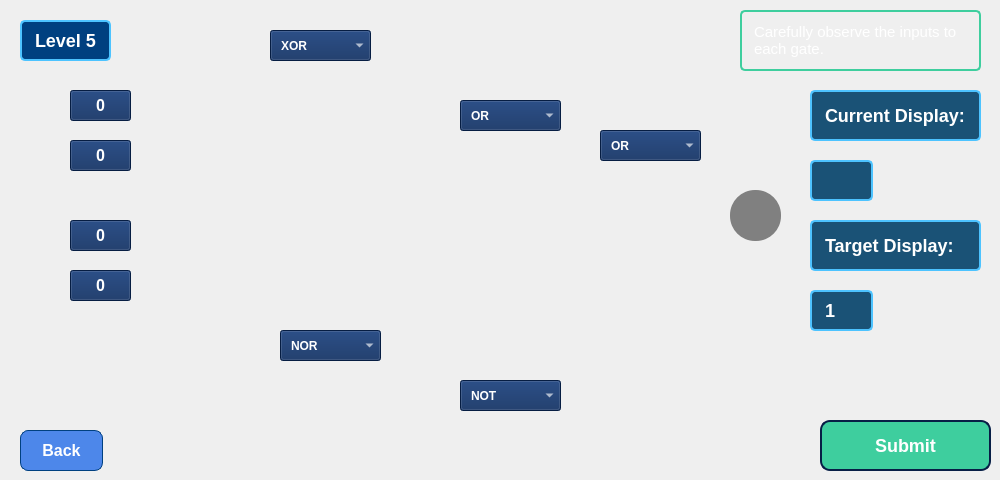
      <widget class="QWidget" name="level5Page">
       <widget class="QPushButton" name="level5BackButton">
        <property name="geometry">
         <rect>
          <x>20</x>
          <y>430</y>
          <width>83</width>
          <height>41</height>
         </rect>
        </property>
        <property name="styleSheet">
         <string notr="true">QPushButton{
    background-color: rgb(77, 135, 234); /* Darker Blue for Back Button */
    font-size: 16px;
    font-weight: bold 12 pt;
    color: #FFFFFF; /* White Text */
    border: 1px solid #004080; /* Subtle border */
    border-radius: 8px;
    padding: 8px 16px;
}

QPushButton:hover {
    background-color: #4DC3FF; /* Light Blue Hover for Back Button */
    color: #002966; /* Dark Blue Text */
}

</string>
        </property>
        <property name="text">
         <string>Back</string>
        </property>
       </widget>
       <widget class="QPushButton" name="submitLevel5Button">
        <property name="geometry">
         <rect>
          <x>820</x>
          <y>420</y>
          <width>171</width>
          <height>51</height>
         </rect>
        </property>
        <property name="styleSheet">
         <string notr="true">QPushButton {
    background-color: rgb(62, 206, 158);/* Medium blue background */
    color: #FFFFFF; /* White text */
    font-size: 18px;
    font-weight: bold;
    border: 2px solid rgb(7, 30, 70);/* Darker blue border */
    border-radius: 10px; /* Rounded corners */
    padding: 10px 20px;
}

QPushButton:hover {
    color: #002966; /* Dark blue text */
}


QPushButton:pressed {
    background-color: rgb(7, 30, 70); /* Dark blue background */
    border: 2px solid #4DC3FF; /* Light blue border */
}
</string>
        </property>
        <property name="text">
         <string>Submit</string>
        </property>
       </widget>
       <widget class="QLabel" name="Circuit5">
        <property name="geometry">
         <rect>
          <x>140</x>
          <y>60</y>
          <width>641</width>
          <height>341</height>
         </rect>
        </property>
        <property name="text">
         <string/>
        </property>
        <property name="pixmap">
         <pixmap resource="Resources.qrc">:/images/level5.jpg</pixmap>
        </property>
        <property name="scaledContents">
         <bool>true</bool>
        </property>
       </widget>
       <widget class="QLabel" name="TargetOutput5">
        <property name="geometry">
         <rect>
          <x>810</x>
          <y>290</y>
          <width>63</width>
          <height>41</height>
         </rect>
        </property>
        <property name="styleSheet">
         <string notr="true">/* QLabel for Current Output and Target Output */
QLabel {
    font-size: 18px;
    font-weight: bold;
    color: #FFFFFF; /* White text */
    background-color: #1A5276; /* Dark blue background */
    border: 2px solid #4DC3FF; /* Light blue border */
    padding: 8px; /* Padding for readability */
    border-radius: 5px; /* Rounded corners */
    text-align: center; /* Centered text */
}
</string>
        </property>
        <property name="text">
         <string>1</string>
        </property>
       </widget>
       <widget class="QLabel" name="TargetDisplay5">
        <property name="geometry">
         <rect>
          <x>810</x>
          <y>220</y>
          <width>171</width>
          <height>51</height>
         </rect>
        </property>
        <property name="styleSheet">
         <string notr="true">/* QLabel for Current Output and Target Output */
QLabel {
    font-size: 18px;
    font-weight: bold;
    color: #FFFFFF; /* White text */
    background-color: #1A5276; /* Dark blue background */
    border: 2px solid #4DC3FF; /* Light blue border */
    padding: 8px; /* Padding for readability */
    border-radius: 5px; /* Rounded corners */
    text-align: center; /* Centered text */
}
</string>
        </property>
        <property name="text">
         <string>Target Display: </string>
        </property>
       </widget>
       <widget class="QLabel" name="CurrentDisplay5">
        <property name="geometry">
         <rect>
          <x>810</x>
          <y>90</y>
          <width>171</width>
          <height>51</height>
         </rect>
        </property>
        <property name="styleSheet">
         <string notr="true">/* QLabel for Current Output and Target Output */
QLabel {
    font-size: 18px;
    font-weight: bold;
    color: #FFFFFF; /* White text */
    background-color: #1A5276; /* Dark blue background */
    border: 2px solid #4DC3FF; /* Light blue border */
    padding: 8px; /* Padding for readability */
    border-radius: 5px; /* Rounded corners */
    text-align: center; /* Centered text */
}
</string>
        </property>
        <property name="text">
         <string>Current Display: </string>
        </property>
       </widget>
       <widget class="QLabel" name="CurrentOutput5">
        <property name="geometry">
         <rect>
          <x>810</x>
          <y>160</y>
          <width>63</width>
          <height>41</height>
         </rect>
        </property>
        <property name="styleSheet">
         <string notr="true">/* QLabel for Current Output and Target Output */
QLabel {
    font-size: 18px;
    font-weight: bold;
    color: #FFFFFF; /* White text */
    background-color: #1A5276; /* Dark blue background */
    border: 2px solid #4DC3FF; /* Light blue border */
    padding: 8px; /* Padding for readability */
    border-radius: 5px; /* Rounded corners */
    text-align: center; /* Centered text */
}
</string>
        </property>
        <property name="text">
         <string/>
        </property>
       </widget>
       <widget class="QLabel" name="level5FeedbackLabel">
        <property name="geometry">
         <rect>
          <x>350</x>
          <y>430</y>
          <width>251</width>
          <height>41</height>
         </rect>
        </property>
        <property name="text">
         <string/>
        </property>
       </widget>
       <widget class="QPushButton" name="inputA5">
        <property name="geometry">
         <rect>
          <x>70</x>
          <y>90</y>
          <width>61</width>
          <height>31</height>
         </rect>
        </property>
        <property name="styleSheet">
         <string notr="true">QPushButton{
background-color: rgb(9, 40, 93);
color: white;
font: bold 12pt
}


</string>
        </property>
        <property name="text">
         <string>0</string>
        </property>
       </widget>
       <widget class="QPushButton" name="inputB5">
        <property name="geometry">
         <rect>
          <x>70</x>
          <y>140</y>
          <width>61</width>
          <height>31</height>
         </rect>
        </property>
        <property name="styleSheet">
         <string notr="true">QPushButton{
background-color: rgb(9, 40, 93);
color: white;
font: bold 12pt
}


</string>
        </property>
        <property name="text">
         <string>0</string>
        </property>
       </widget>
       <widget class="QPushButton" name="inputC5">
        <property name="geometry">
         <rect>
          <x>70</x>
          <y>220</y>
          <width>61</width>
          <height>31</height>
         </rect>
        </property>
        <property name="styleSheet">
         <string notr="true">QPushButton{
background-color: rgb(9, 40, 93);
color: white;
font: bold 12pt
}


</string>
        </property>
        <property name="text">
         <string>0</string>
        </property>
       </widget>
       <widget class="QPushButton" name="inputD5">
        <property name="geometry">
         <rect>
          <x>70</x>
          <y>270</y>
          <width>61</width>
          <height>31</height>
         </rect>
        </property>
        <property name="styleSheet">
         <string notr="true">QPushButton{
background-color: rgb(9, 40, 93);
color: white;
font: bold 12pt
}


</string>
        </property>
        <property name="text">
         <string>0</string>
        </property>
       </widget>
       <widget class="QComboBox" name="Gate13">
        <property name="geometry">
         <rect>
          <x>270</x>
          <y>30</y>
          <width>101</width>
          <height>31</height>
         </rect>
        </property>
        <property name="styleSheet">
         <string notr="true">QComboBox {
background-color: rgb(9, 40, 93);
color: white;
font: bold 9pt;
padding: 5px 10px;
}
</string>
        </property>
        <item>
         <property name="text">
          <string>XOR</string>
         </property>
         <property name="icon">
          <iconset resource="Resources.qrc">
           <normaloff>:/images/xor.png</normaloff>:/images/xor.png</iconset>
         </property>
        </item>
        <item>
         <property name="text">
          <string>NOR</string>
         </property>
         <property name="icon">
          <iconset resource="Resources.qrc">
           <normaloff>:/images/nor.png</normaloff>:/images/nor.png</iconset>
         </property>
        </item>
        <item>
         <property name="text">
          <string>AND</string>
         </property>
         <property name="icon">
          <iconset resource="Resources.qrc">
           <normaloff>:/images/and.png</normaloff>:/images/and.png</iconset>
         </property>
        </item>
        <item>
         <property name="text">
          <string>NAND</string>
         </property>
         <property name="icon">
          <iconset resource="Resources.qrc">
           <normaloff>:/images/nand.png</normaloff>:/images/nand.png</iconset>
         </property>
        </item>
       </widget>
       <widget class="QComboBox" name="Gate14">
        <property name="geometry">
         <rect>
          <x>280</x>
          <y>330</y>
          <width>101</width>
          <height>31</height>
         </rect>
        </property>
        <property name="styleSheet">
         <string notr="true">QComboBox {
background-color: rgb(9, 40, 93);
color: white;
font: bold 9pt;
padding: 5px 10px;
}
</string>
        </property>
        <item>
         <property name="text">
          <string>NOR</string>
         </property>
         <property name="icon">
          <iconset resource="Resources.qrc">
           <normaloff>:/images/nor.png</normaloff>:/images/nor.png</iconset>
         </property>
        </item>
        <item>
         <property name="text">
          <string>XOR</string>
         </property>
         <property name="icon">
          <iconset resource="Resources.qrc">
           <normaloff>:/images/xor.png</normaloff>:/images/xor.png</iconset>
         </property>
        </item>
       </widget>
       <widget class="QComboBox" name="Gate15">
        <property name="geometry">
         <rect>
          <x>460</x>
          <y>100</y>
          <width>101</width>
          <height>31</height>
         </rect>
        </property>
        <property name="styleSheet">
         <string notr="true">QComboBox {
background-color: rgb(9, 40, 93);
color: white;
font: bold 9pt;
padding: 5px 10px;
}
</string>
        </property>
        <item>
         <property name="text">
          <string>OR</string>
         </property>
         <property name="icon">
          <iconset resource="Resources.qrc">
           <normaloff>:/images/or.png</normaloff>:/images/or.png</iconset>
         </property>
        </item>
        <item>
         <property name="text">
          <string>NOR</string>
         </property>
         <property name="icon">
          <iconset resource="Resources.qrc">
           <normaloff>:/images/nor.png</normaloff>:/images/nor.png</iconset>
         </property>
        </item>
        <item>
         <property name="text">
          <string>XOR</string>
         </property>
         <property name="icon">
          <iconset resource="Resources.qrc">
           <normaloff>:/images/xor.png</normaloff>:/images/xor.png</iconset>
         </property>
        </item>
        <item>
         <property name="text">
          <string/>
         </property>
        </item>
       </widget>
       <widget class="QComboBox" name="Gate16">
        <property name="geometry">
         <rect>
          <x>460</x>
          <y>380</y>
          <width>101</width>
          <height>31</height>
         </rect>
        </property>
        <property name="styleSheet">
         <string notr="true">QComboBox {
background-color: rgb(9, 40, 93);
color: white;
font: bold 9pt;
padding: 5px 10px;
}
</string>
        </property>
        <item>
         <property name="text">
          <string>NOT</string>
         </property>
         <property name="icon">
          <iconset resource="Resources.qrc">
           <normaloff>:/images/not.png</normaloff>:/images/not.png</iconset>
         </property>
        </item>
        <item>
         <property name="text">
          <string>NAND</string>
         </property>
         <property name="icon">
          <iconset resource="Resources.qrc">
           <normaloff>:/images/nand.png</normaloff>:/images/nand.png</iconset>
         </property>
        </item>
       </widget>
       <widget class="QComboBox" name="Gate17">
        <property name="geometry">
         <rect>
          <x>600</x>
          <y>130</y>
          <width>101</width>
          <height>31</height>
         </rect>
        </property>
        <property name="styleSheet">
         <string notr="true">QComboBox {
background-color: rgb(9, 40, 93);
color: white;
font: bold 9pt;
padding: 5px 10px;
}
</string>
        </property>
        <item>
         <property name="text">
          <string>OR</string>
         </property>
         <property name="icon">
          <iconset resource="Resources.qrc">
           <normaloff>:/images/or.png</normaloff>:/images/or.png</iconset>
         </property>
        </item>
        <item>
         <property name="text">
          <string>AND</string>
         </property>
         <property name="icon">
          <iconset resource="Resources.qrc">
           <normaloff>:/images/and.png</normaloff>:/images/and.png</iconset>
         </property>
        </item>
        <item>
         <property name="text">
          <string/>
         </property>
        </item>
       </widget>
       <widget class="QLabel" name="Gate13Image">
        <property name="geometry">
         <rect>
          <x>280</x>
          <y>70</y>
          <width>81</width>
          <height>111</height>
         </rect>
        </property>
        <property name="styleSheet">
         <string notr="true">QLabel{
background-color: transparent; color: transparent;
}</string>
        </property>
        <property name="text">
         <string/>
        </property>
        <property name="pixmap">
         <pixmap resource="Resources.qrc">:/images/xor.png</pixmap>
        </property>
        <property name="scaledContents">
         <bool>true</bool>
        </property>
       </widget>
       <widget class="QLabel" name="Gate17Image">
        <property name="geometry">
         <rect>
          <x>610</x>
          <y>170</y>
          <width>81</width>
          <height>101</height>
         </rect>
        </property>
        <property name="styleSheet">
         <string notr="true">QLabel{
background-color: transparent; color: transparent;
}</string>
        </property>
        <property name="text">
         <string/>
        </property>
        <property name="pixmap">
         <pixmap resource="Resources.qrc">:/images/or.png</pixmap>
        </property>
        <property name="scaledContents">
         <bool>true</bool>
        </property>
       </widget>
       <widget class="QLabel" name="Gate16Image">
        <property name="geometry">
         <rect>
          <x>460</x>
          <y>280</y>
          <width>91</width>
          <height>111</height>
         </rect>
        </property>
        <property name="styleSheet">
         <string notr="true">QLabel{
background-color: transparent; color: transparent;
}</string>
        </property>
        <property name="text">
         <string/>
        </property>
        <property name="pixmap">
         <pixmap resource="Resources.qrc">:/images/not.png</pixmap>
        </property>
        <property name="scaledContents">
         <bool>true</bool>
        </property>
       </widget>
       <widget class="QLabel" name="Gate15Image">
        <property name="geometry">
         <rect>
          <x>470</x>
          <y>140</y>
          <width>81</width>
          <height>111</height>
         </rect>
        </property>
        <property name="styleSheet">
         <string notr="true">QLabel{
background-color: transparent; color: transparent;
}</string>
        </property>
        <property name="text">
         <string/>
        </property>
        <property name="pixmap">
         <pixmap resource="Resources.qrc">:/images/or.png</pixmap>
        </property>
        <property name="scaledContents">
         <bool>true</bool>
        </property>
       </widget>
       <widget class="QLabel" name="Gate14Image">
        <property name="geometry">
         <rect>
          <x>280</x>
          <y>210</y>
          <width>101</width>
          <height>111</height>
         </rect>
        </property>
        <property name="styleSheet">
         <string notr="true">QLabel{
background-color: transparent; color: transparent;
}</string>
        </property>
        <property name="text">
         <string/>
        </property>
        <property name="pixmap">
         <pixmap resource="Resources.qrc">:/images/nor.png</pixmap>
        </property>
        <property name="scaledContents">
         <bool>true</bool>
        </property>
       </widget>
       <widget class="QLabel" name="label_16">
        <property name="geometry">
         <rect>
          <x>20</x>
          <y>20</y>
          <width>91</width>
          <height>41</height>
         </rect>
        </property>
        <property name="styleSheet">
         <string notr="true">QLabel {
    font-size: 18px;
    font-weight: bold;
    color: #FFFFFF; /* White text */
    background-color: #004080; /* Blue background for text box */
    border: 2px solid #4DC3FF; /* Light blue border */
    padding: 8px; /* Padding for better readability */
    border-radius: 5px; /* Rounded corners */
}</string>
        </property>
        <property name="text">
         <string>Level 5</string>
        </property>
        <property name="wordWrap">
         <bool>true</bool>
        </property>
       </widget>
       <widget class="QLabel" name="label_22">
        <property name="geometry">
         <rect>
          <x>740</x>
          <y>10</y>
          <width>241</width>
          <height>61</height>
         </rect>
        </property>
        <property name="styleSheet">
         <string notr="true">QLabel {
    font-size: 15px;
    font-weight: normal;
    color: #FFFFFF; /* White text */
    border: 2px solid rgb(62, 206, 158); /* Light blue border */
    padding: 8px; /* Padding for better readability */
    border-radius: 5px; /* Rounded corners */
}</string>
        </property>
        <property name="text">
         <string>Carefully observe the inputs to each gate.</string>
        </property>
        <property name="wordWrap">
         <bool>true</bool>
        </property>
       </widget>
       <widget class="QLabel" name="outputCircle5">
        <property name="geometry">
         <rect>
          <x>730</x>
          <y>190</y>
          <width>51</width>
          <height>51</height>
         </rect>
        </property>
        <property name="styleSheet">
         <string notr="true">background-color: rgb(128, 128, 128); border-radius: 25px;</string>
        </property>
        <property name="text">
         <string/>
        </property>
       </widget>
      </widget>
